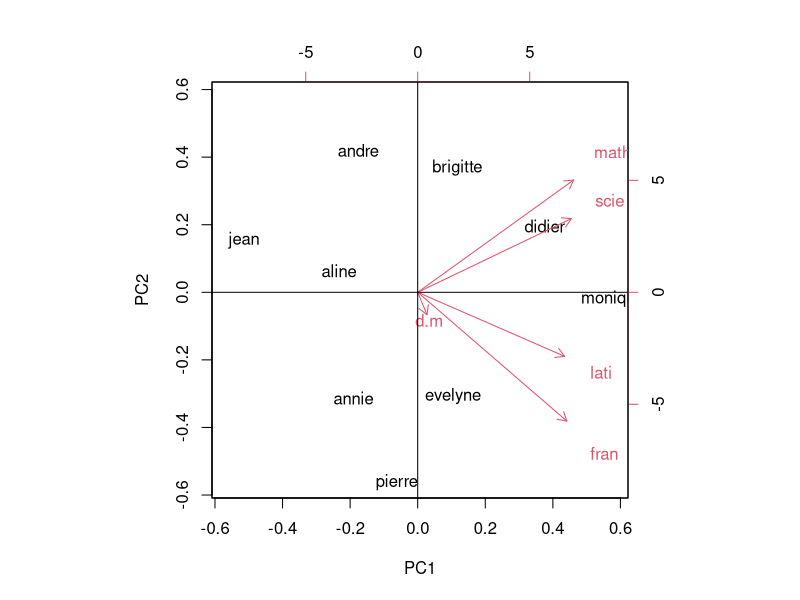
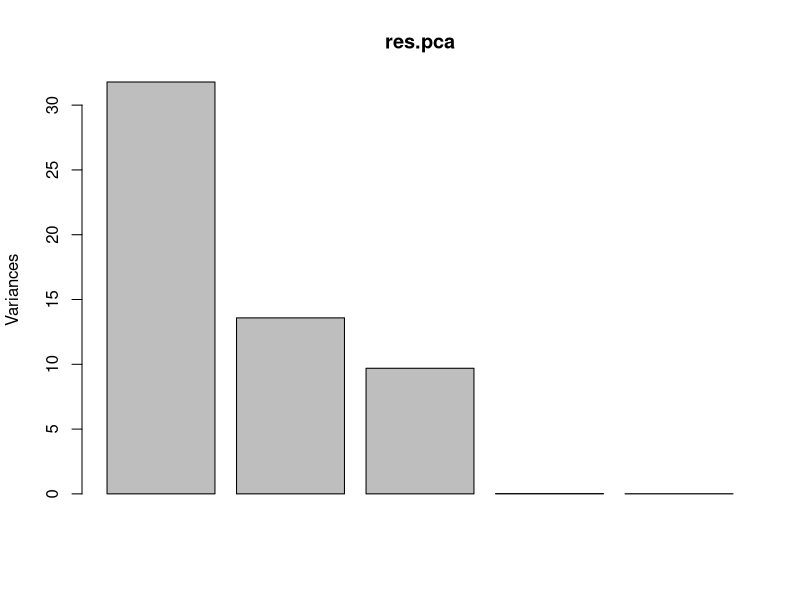
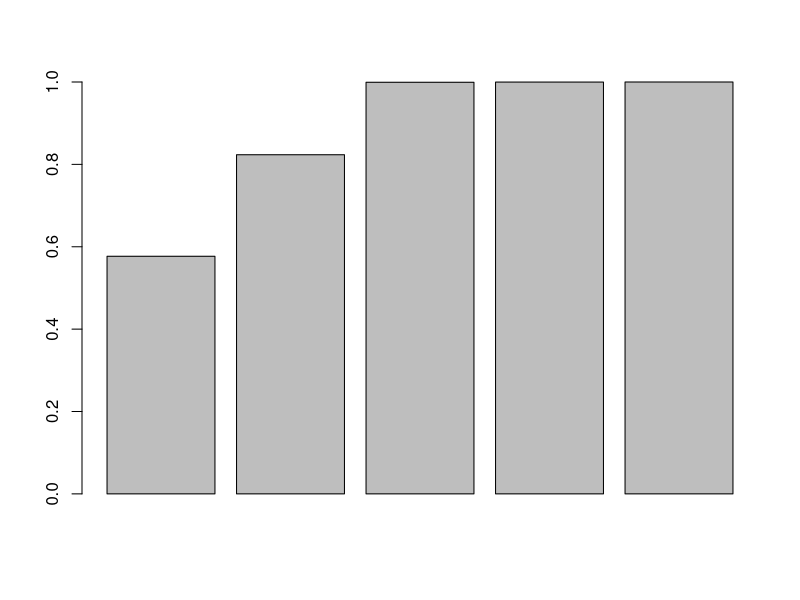
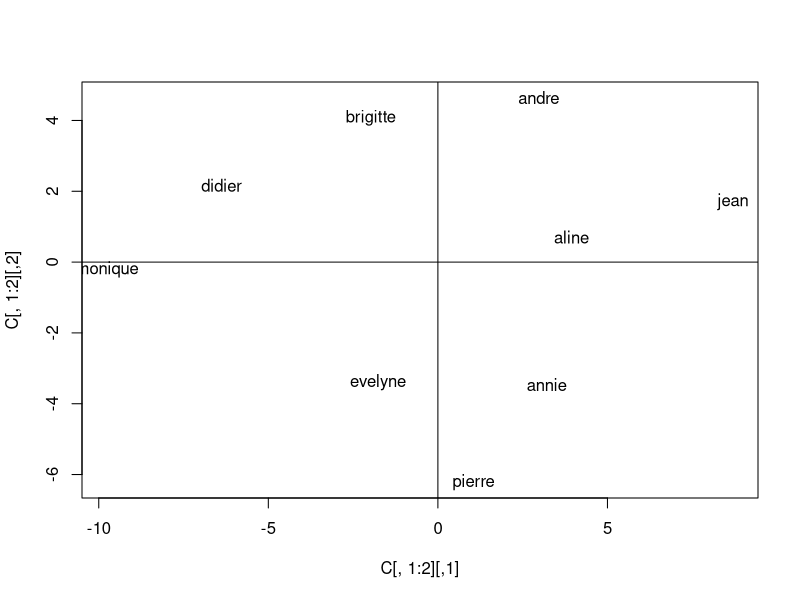
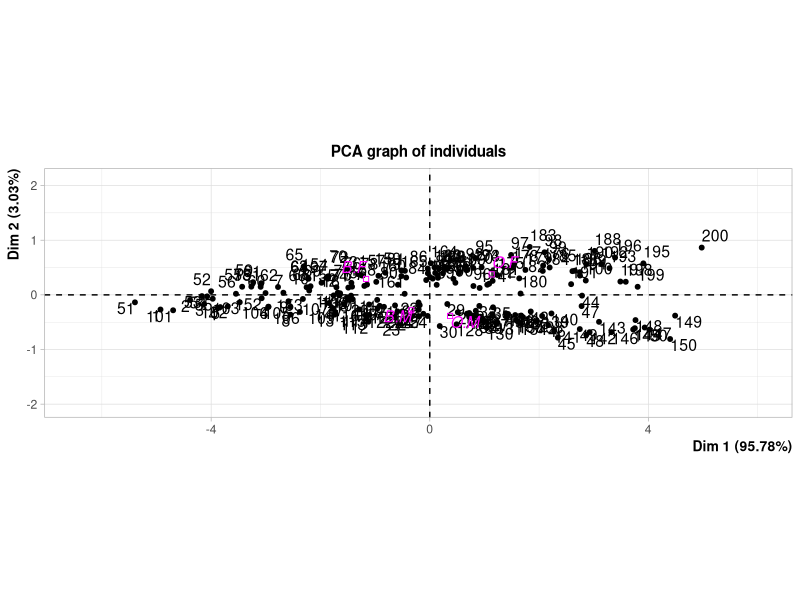
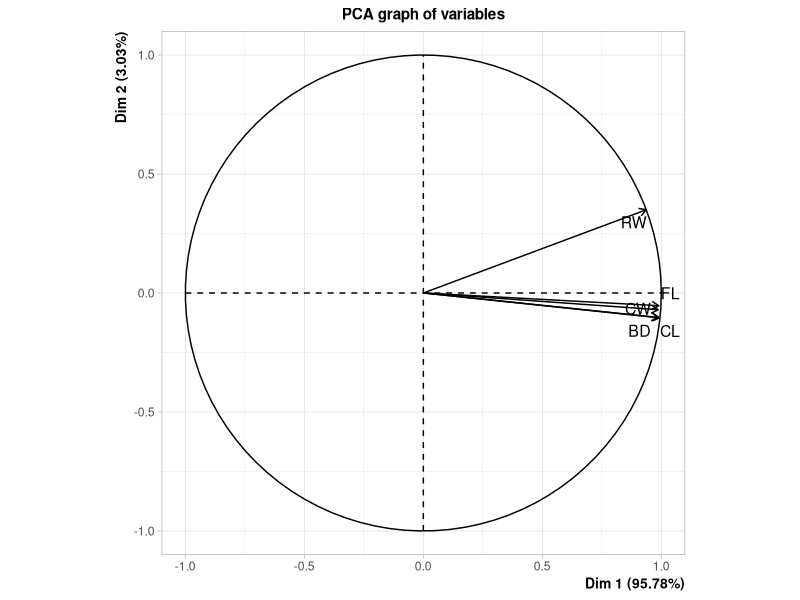

The R source for these figures, in order: (Note: this script raises an error after producing the figures.)
## ---- chunk 1
X <- read.table(text="
                math  scie  fran  lati  d-m
      jean      6.0   6.0   5.0   5.5   8.0
      aline     8.0   8.0   8.0   8.0   9.0
      annie     6.0   7.0   11.0  9.5   11.0
      monique   14.5  14.5  15.5  15.0  8.0
      didier    14.0  14.0  12.0  12.5  10.0
      andre     11.0  10.0  5.5   7.0   13.0
      pierre    5.5   7.0   14.0  11.5  10.0
      brigitte  13.0  12.5  8.5   9.5   12.0
      evelyne   9.0   9.5   12.5  12.0  18.0
      ")
## ---- chunk 2
#?????????????????????prcomp
res.pca <- prcomp(X)
res.pca
str(res.pca)
#?????????????????????????????????,???????????????????????????????????????????????????????????????????????????
biplot(res.pca,c(1,2))
abline(h = 0, v = 0)
plot(res.pca)
## ---- chunk 3
#?????????????????????????????????????????????
lambda <- res.pca$sdev^2
lambda
#?????????
cumsum(lambda)
#means with first 3 variable we can have all the infromation
#cumsum????????????
barplot(cumsum(lambda)/sum(lambda))
## ---- chunk 4
#?????????
X <- scale(X, center = TRUE, scale = FALSE)
#eigen(S<-var(X)) -> res.mypca U<-res.mypac$vector C<-X%*%U
n <- nrow(X)
S = 1/n*t(X)%*%X
var(X)*(n-1)/n -> S
#eigen??????????????????????????????
eigen(S)$values -> lambda
eigen(S)$vectors -> U
#??????
C<-X%*%U
#c(1,2)???PC1 PC2??????dimension
plot(C[,1:2], type = "n")
abline(h = 0, v = 0)
text(C[,1:2], row.names(X))
## ---- chunk 5
#??????????????????
res.pca$rotation ~ U
res.pca$x ~ C
res.pca$sdev ~ sqrt(lambda)
## ---- chunk 6
library(MASS)
data(crabs)
crabsquant<-crabs[,seq(4,8,1)]

## ---- chunk 7
library(MASS)
data(crabs)
crabsquant<-crabs[,seq(4,8,1)]
## ---- chunk 8
library(FactoMineR)
X <- data.frame(crabsquant, Sp.Sex = interaction(crabs$sp, crabs$sex))
PCA(X, quali.sup = 6) -> res.pca#????????????????????????
## ---- chunk 9

plot.PCA(res.pca,axes=c(2,3),col.ind = c("blue1","blue4","orange1","orange4")[sex.sp=crabs$sp: crabs$sex])
#sex.sp=crabs$sp: crabs$sex ?????????????????????????????? F:B M:B F:O M:O
## ---- chunk 10
library(ggplot2)
prcomp(X[,1:5], scale. = TRUE) -> res
p<-ggplot(data = data.frame(res$x), aes(x=PC2, y=PC3)) +
  geom_point(colour=c("blue1","blue4","orange1","orange4")[sex.sp=crabs$sp: crabs$sex]) +
  geom_vline(xintercept = 0) + 
  geom_hline(yintercept = 0) +
  geom_density2d()
#ggsave(fillename = "pac.pdf", p)
p

## ---- chunk 11
#?????????????????????????????????????????????
plot(res)
